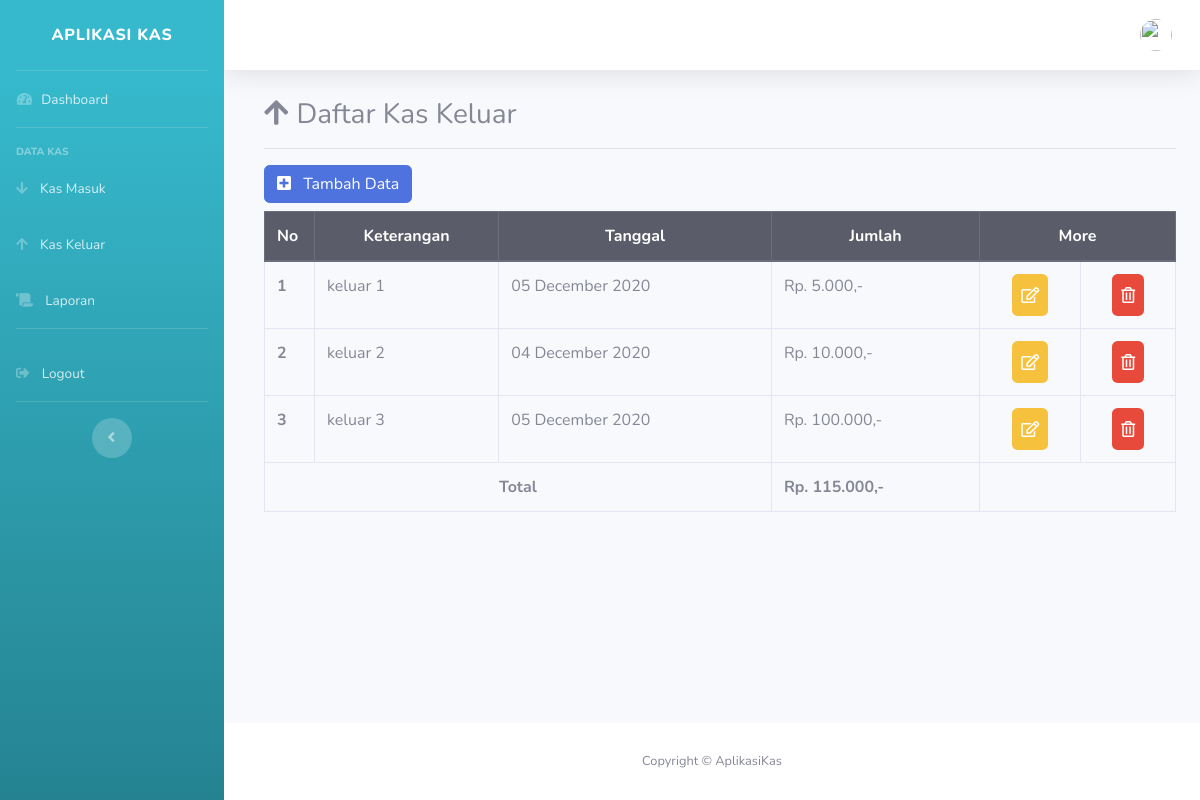
Before: /index.php/keluar with the older database file.
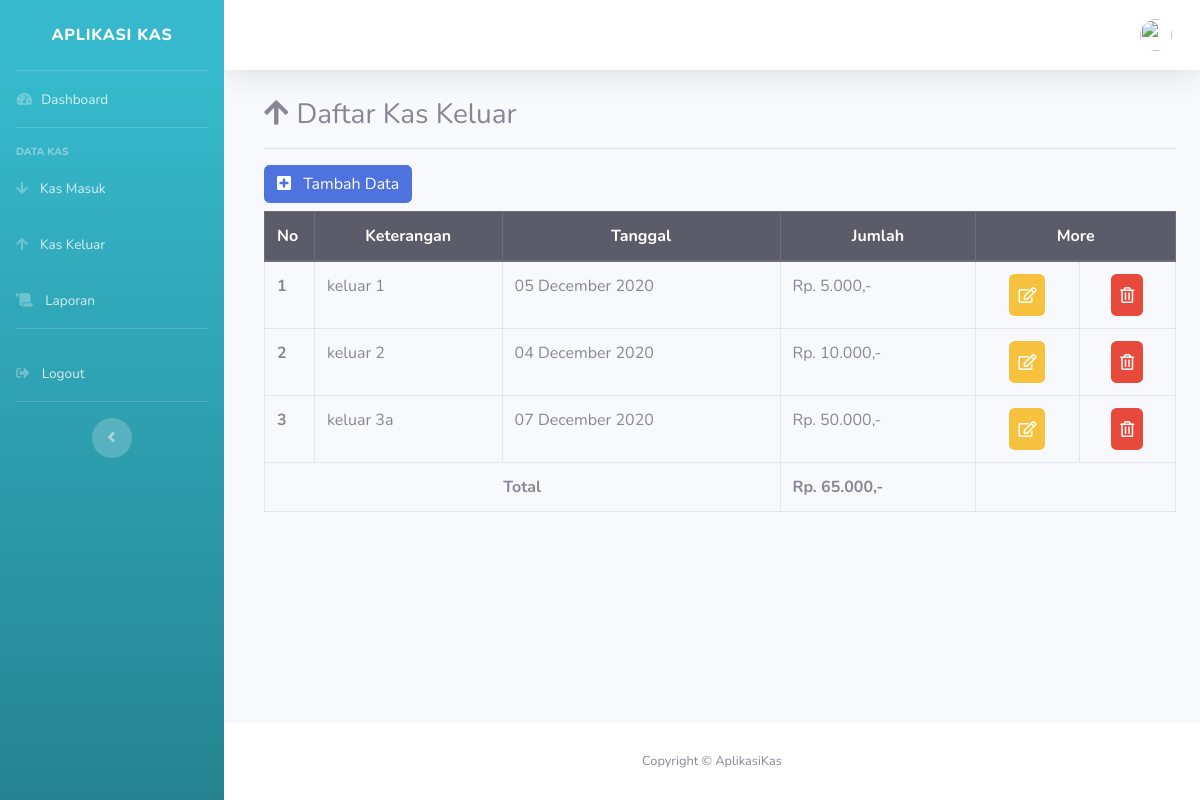
After: the same page with the newer database file.
### tables this page shows
CREATE TABLE `kas` (
  `id` int(11) NOT NULL,
  `id_transaksi` varchar(50) NOT NULL,
  `keterangan` varchar(50) NOT NULL,
  `tanggal` date NOT NULL,
  `jumlah` int(11) NOT NULL,
  `tipe` enum('masuk','keluar') NOT NULL
);

### application/controllers/Keluar.php (called while the page is built, shortened)
<?php
class Keluar extends CI_Controller
{
    public function __construct()
    {
        $this->load->model('Keluar_model');
    }
    public function index()
    {
        $recKeluar = $this->Keluar_model->getDataKeluar();
        $data1 = array('data_klr' => $recKeluar);
        $data['jumlah']  = $this->Keluar_model->sumKeluar();
        $data['user'] = $this->db->get_where('user', ['email' => $this->session->userdata('email')]) -> row_array();
        $this->load->view('templates/header',$data);
        $this->load->view('templates/sidebar',$data);
        $this->load->view('templates/topbar',$data);
        $this->load->view('admin/keluar/keluar',$data1);
        $this->load->view('templates/footer');
    }
}?>

### index.php (called while the page is built, shortened)
<?php
require_once BASEPATH.'core/CodeIgniter.php';

### application/models/Keluar_model.php (called while the page is built, shortened)
<?php
class Keluar_model extends CI_Model
{
    public function getDataKeluar()
    {
        $this->db->select('*');
        $this->db->from('kas');
        $where = "tipe='keluar'";
        $this->db->where($where);
        $query = $this->db->get();
        return $query->result();
    }
}

### application/views/admin/keluar/keluar.php (the view, shortened to what this page needs)
<div class="container-fluid">
<div class="col-md-14 pl-3 pt-1 ">
<h3><i class="fas fa-arrow-up pr-2"></i>Daftar Kas Keluar</h3><hr>
<button type="button" class="btn btn-primary mb-2" data-toggle="modal" data-target="#exampleModal"><i class="fas fa-plus-square mr-2"></i>
  Tambah Data
</button>
<table class="table  table-bordered table-hover">
<thead class="thead-dark thead-center">
<tr>
    <th scope="col" style="width:50px">No</th>
    <th scope="col" style="text-align:center;">Keterangan</th>
    <th scope="col" style="text-align:center;">Tanggal</th>
    <th scope="col" style="text-align:center;">Jumlah</th>
    <th colspan="2" scope="col" style="text-align:center;">More</th>
  </tr>
</thead>
<tbody>
  <?php
      $count = 0;
      foreach($data_klr as $row) {
        $count = $count + 1;
  ?>
  <tr>
    <th scope="row"><?php echo $count ?></th>
    <td><?php echo $row->keterangan ?></td>
    <td><?php echo date('d F Y', strtotime($row->tanggal)); ?></td>
    <td>Rp. <?php echo number_format($row->jumlah,0,',','.')?>,-</td>
    <td style="text-align:center;"><a href="<?php echo base_url('keluar/editkeluar/') . $row->id ?>" class="btn fas fa-edit bg-warning p-2 text-white rounded" data-toggle="tooltip" title="Edit"></a></td>
    <td style="text-align:center;"><a href="<?php echo base_url('keluar/DeleteData/') . $row->id ?>" class="btn far fa-trash-alt bg-danger p-2 text-white rounded" data-toggle="tooltip" title="Delete" onclick="return confirm('Delete?');"></a></td>
      <?php } ?>
  </tr>
  <tr?>
  <th scope="col" colspan="3" style="text-align:center;">Total</th>
  <th scope="col"> Rp. <?php echo number_format($jumlah,0,',','.')?>,-</th>
  </tr>
</tbody>
</table>
</div>
</div>
</div>

Changed rows visible on the page:
removed kas: keterangan "keluar 3", tanggal "05 December 2020", jumlah "100.000"
added kas: keterangan "keluar 3a", tanggal "07 December 2020", jumlah "50.000"
Other visible differences:
$jumlah: "115.000" → "65.000"
